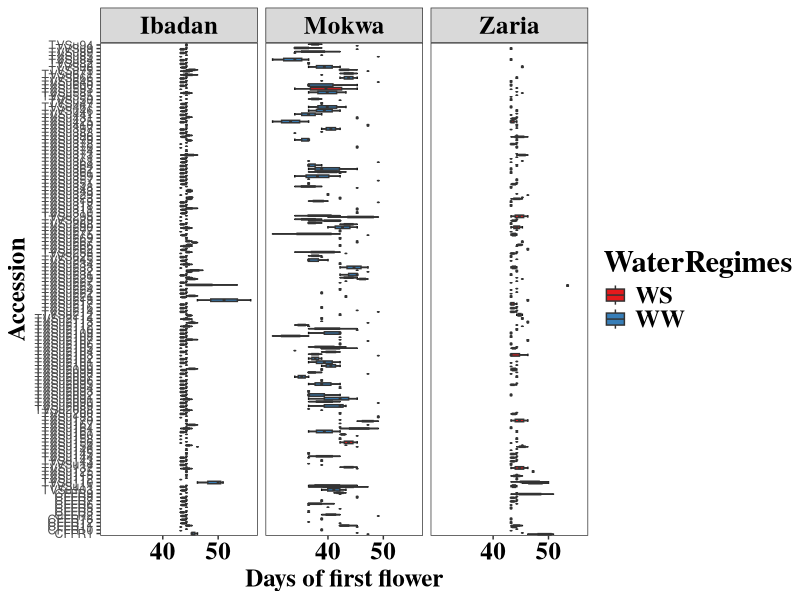
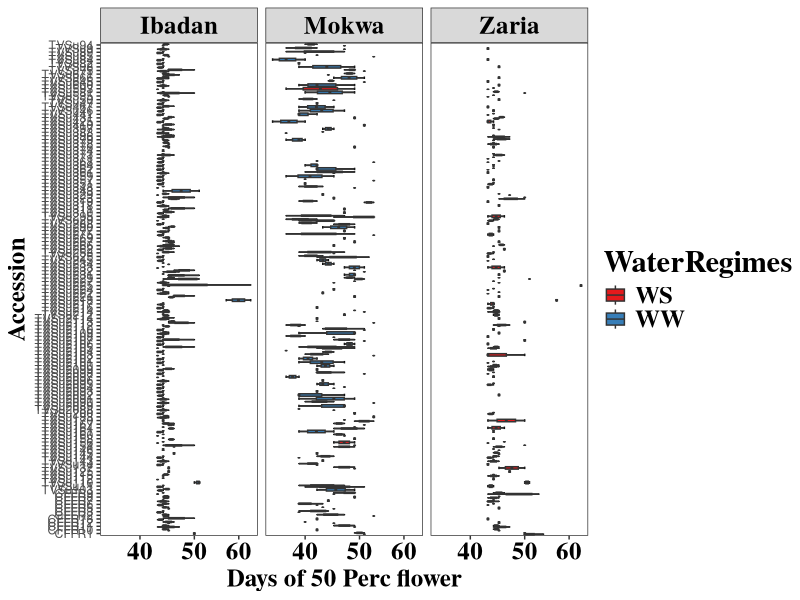
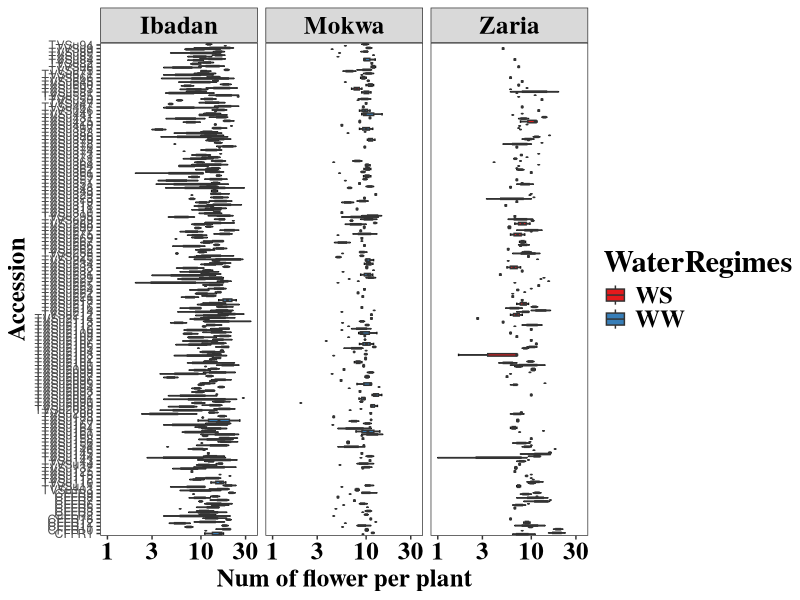
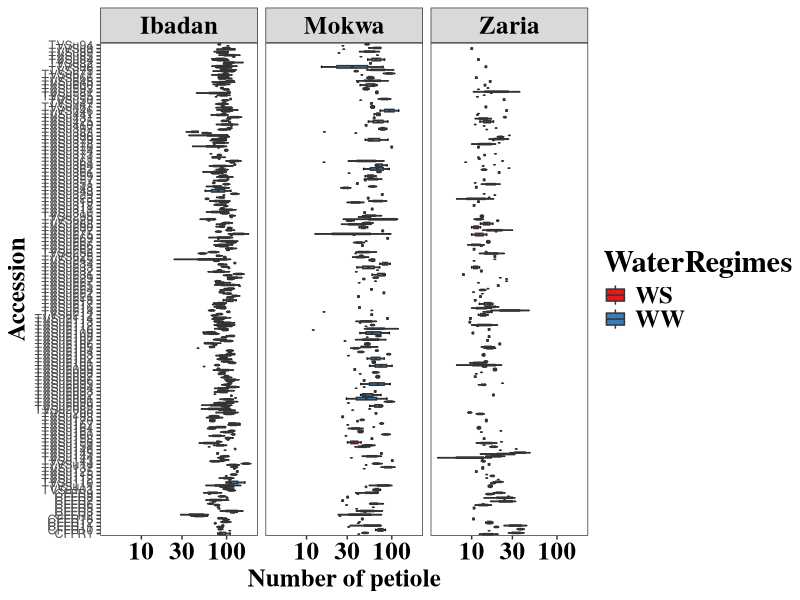
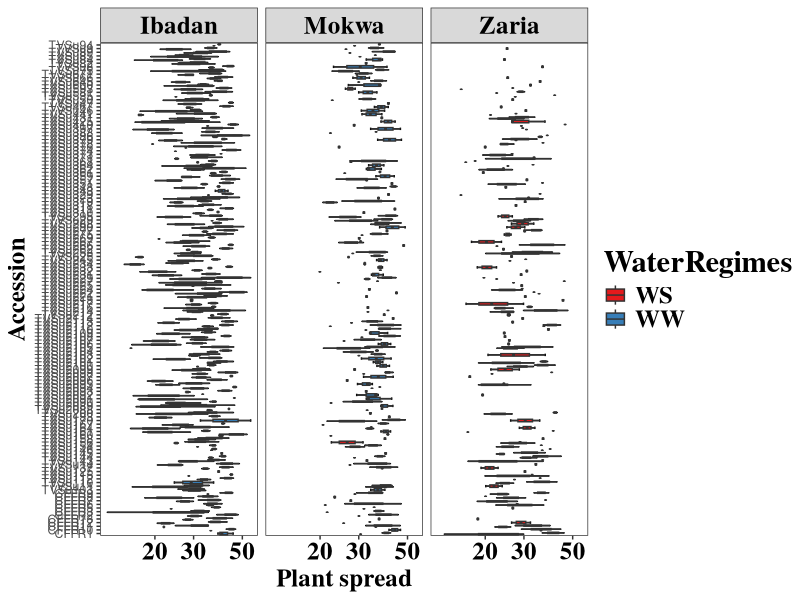
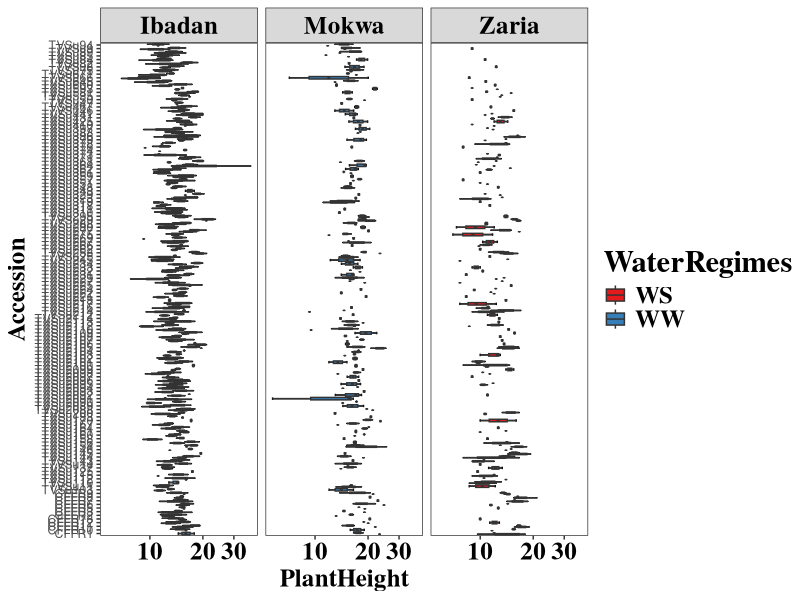
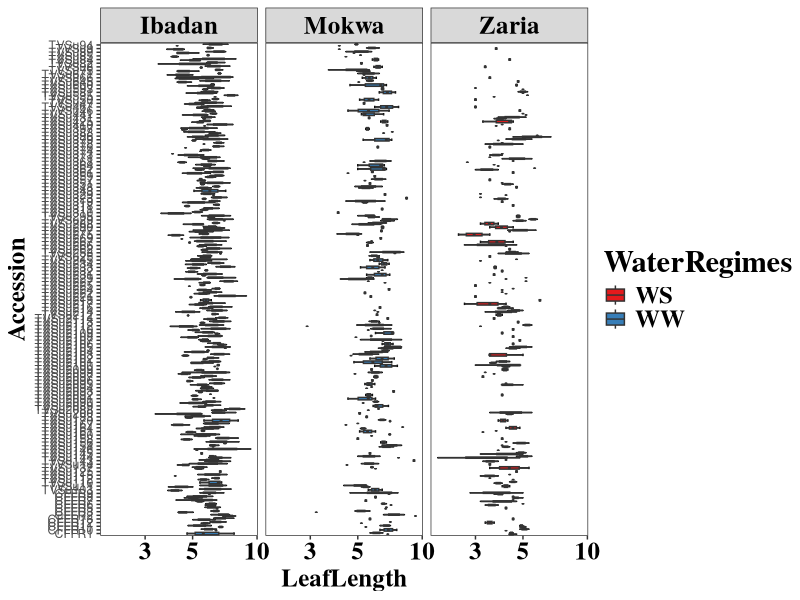
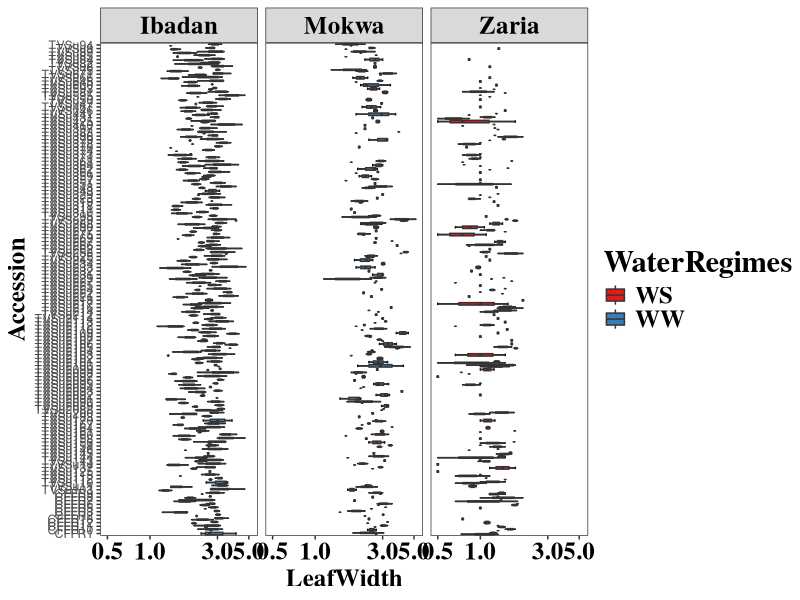

The R source for these figures, in order: (Note: a time limit stopped this script after it produced the figures.)


library(readxl)
library(tidyverse)

# Import the dataset
# data_2021 <- read_excel(path = here::here('Data/100 Seed WGHT Combined 2021.xlsx'),sheet = 'All env 2021',na = '.')


data_2021 <- read_excel(path=here::here('Data/Ben 100 Seed WGHT Combined 2021.xlsx'),sheet = 'All env 2021',na = c('.',''))


# Drop the missing data
data_clean <- data_2021 %>%
  drop_na()

# Pivoted dataset
dat <- data_clean %>%
  pivot_longer(cols = c(8:22)) %>%
  group_by(name) %>%
  nest()



# Plotting Function
plot_function <- function(df,y){
ggplot(data = df,aes(x = Accession,y = value,fill=WaterRegimes))+
    stat_boxplot(geom = 'errorbar')+
    geom_boxplot(outlier.shape = NA)+
    facet_grid(~Location)+labs(y=y)+
    scale_y_log10()+ # Place the y axis on a log scale
    coord_flip()+
    theme_test()+
    scale_fill_brewer(palette = 'Set1')+
    theme(strip.text = element_text(family = 'serif',face = 'bold',size = 18,colour = 'black'),
          #axis.text.y = element_text(family = 'serif',face = 'bold',colour = 'black',size = 18),
          axis.title.y = element_text(family = 'serif',face = 'bold',colour = 'black',size = 18),
          axis.title.x = element_text(family = 'serif',face = 'bold',colour = 'black',size = 18),
          axis.text.x = element_text(family = 'serif',face = 'bold',colour = 'black',size=18),
          legend.title = element_text(family = 'serif',face = 'bold',colour = 'black',size = 22),
          legend.text = element_text(family = 'serif',face = 'bold',colour = 'black',size = 18))
}


# Plot the graph for three way Interraction
plot <- dat %>%
  mutate(plot=map2(.x = data,.y = name,.f = plot_function)) %>%
  select(plot)



# Save the plot
map2(paste(plot$name,'.png'),plot$plot,
     .f = ggsave,path=here::here('Script/Accession_Loc_Regime_2021'),width=20,height=16,dpi=370)




# Accesion by Location

# Plotting Function

plot_function <- function(df,y){
  ggplot(data = df,aes(x = Accession,y = value,fill=Location))+
    stat_boxplot(geom = 'errorbar')+
    geom_boxplot(outlier.shape = NA)+
    scale_y_log10()+
    labs(y=y)+
    coord_flip()+
    theme_test()+
    scale_fill_brewer(palette = 'Set1')+
    theme(strip.text = element_text(family = 'serif',face = 'bold',size = 18,colour = 'black'),
          #axis.text.y = element_text(family = 'serif',face = 'bold',colour = 'black',size = 18),
          axis.title.y = element_text(family = 'serif',face = 'bold',colour = 'black',size = 18),
          axis.title.x = element_text(family = 'serif',face = 'bold',colour = 'black',size = 18),
          axis.text.x = element_text(family = 'serif',face = 'bold',colour = 'black',size=18),
          legend.title = element_text(family = 'serif',face = 'bold',colour = 'black',size = 22),
          legend.text = element_text(family = 'serif',face = 'bold',colour = 'black',size = 18))
}


# Plot the graph
plot <- dat %>%
  mutate(plot=map2(.x = data,.y = name,.f = plot_function)) %>%
  select(plot)





# Save the plot
map2(paste(plot$name,'.png'),plot$plot,
     .f = ggsave,path=here::here('Script/Accession_Location_2021'),width=20,height=16,dpi=370)


# Accession by WaterRegime

# Plotting Function

plot_function <- function(df,y){
  ggplot(data = df,aes(x = Accession,y = value,fill=WaterRegimes))+
    stat_boxplot(geom = 'errorbar')+
    geom_boxplot(outlier.shape = NA)+
    labs(y=y)+
    scale_y_log10()+
    coord_flip()+
    theme_test()+
    scale_fill_brewer(palette = 'Set1')+
    theme(strip.text = element_text(family = 'serif',face = 'bold',size = 18,colour = 'black'),
          #axis.text.y = element_text(family = 'serif',face = 'bold',colour = 'black',size = 18),
          axis.title.y = element_text(family = 'serif',face = 'bold',colour = 'black',size = 18),
          axis.title.x = element_text(family = 'serif',face = 'bold',colour = 'black',size = 18),
          axis.text.x = element_text(family = 'serif',face = 'bold',colour = 'black',size=18),
          legend.title = element_text(family = 'serif',face = 'bold',colour = 'black',size = 22),
          legend.text = element_text(family = 'serif',face = 'bold',colour = 'black',size = 18))
}


# Plot the graph
plot <- dat %>%
  mutate(plot=map2(.x = data,.y = name,.f = plot_function)) %>%
  select(plot)





# Save the plot
map2(paste(plot$name,'.png'),plot$plot,
     .f = ggsave,path=here::here('Script/Accession_WaterRegimes_2021'),width=20,height=16,dpi=370)




# Location by WaterRegime Continue tommorow

# stat_summary(geom = 'errorbar',position = 'dodge',fun.data = 'mean_se')+stat_summary(geom = 'col',fun = 'mean',position = position_dodge(.9))+labs(y=y)+scale_y_log10()

plot_function <- function(df,y){
ggplot(data = df,aes(x =  Location,y =  value,fill= WaterRegimes))+
stat_summary(geom = 'errorbar',fun.data = 'mean_se',position = 'dodge')+stat_summary(geom = 'col',fun = 'mean',position = position_dodge(.9))+labs(y=y)+
theme_test()+scale_y_log10()+
scale_fill_brewer(palette = 'Set1')+
theme(axis.text.y = element_text(family = 'serif',face = 'bold',colour = 'black',size = 18),
          axis.title.y = element_text(family = 'serif',face = 'bold',colour = 'black',size = 18),
          axis.title.x = element_text(family = 'serif',face = 'bold',colour = 'black',size = 18),
          axis.text.x = element_text(family = 'serif',face = 'bold',colour = 'black',size=18),
          legend.title = element_text(family = 'serif',face = 'bold',colour = 'black',size = 22),
          legend.text = element_text(family = 'serif',face = 'bold',colour = 'black',size = 18))
}


# Plot the graph
plot <- dat %>%
  mutate(plot=map2(.x = data,.y = name,.f = plot_function))




# Save the plot
map2(paste(plot$name,'.png'),plot$plot,
     .f = ggsave,path=here::here('Script/Location_WaterRegimes_2021'),width=20,height=16,dpi=370)
